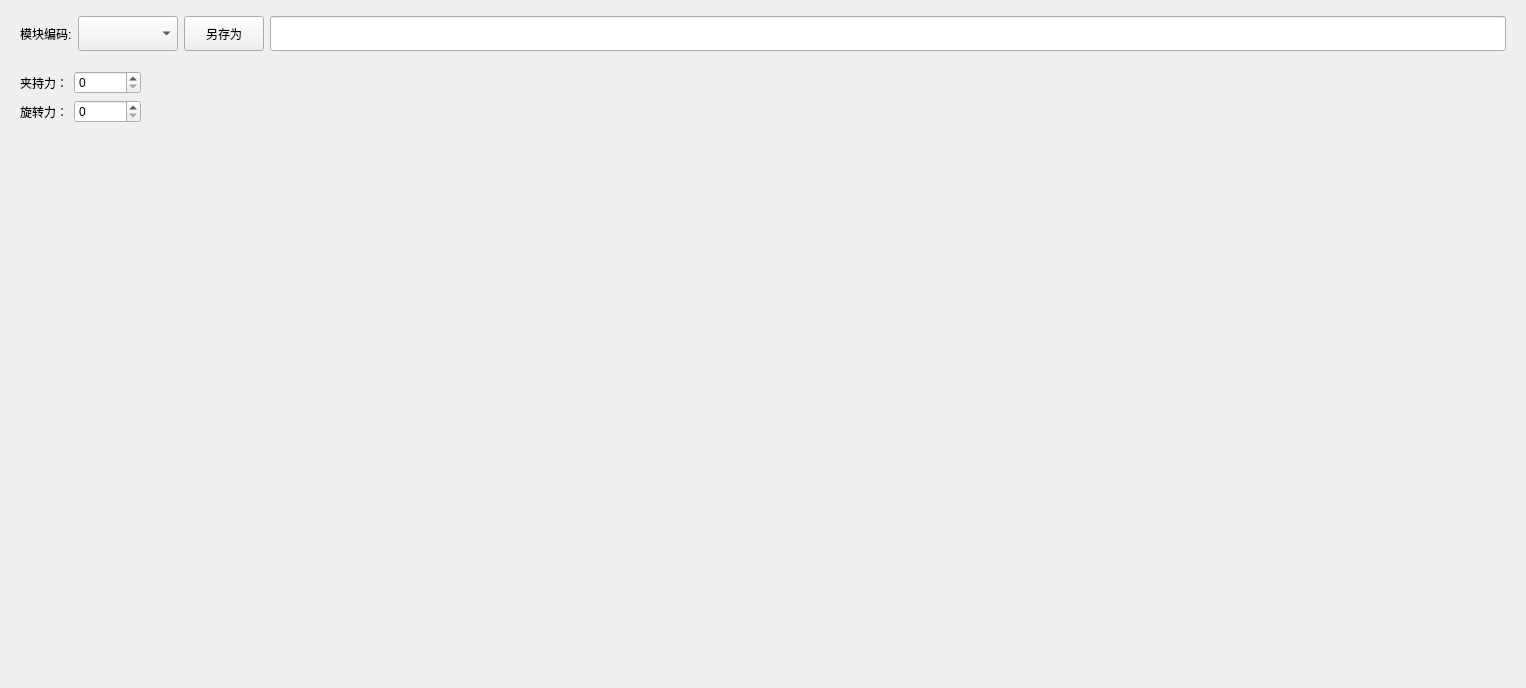
<?xml version="1.0" encoding="UTF-8"?>
<ui version="4.0">
 <class>WidgetRecipeGrip</class>
 <widget class="QWidget" name="WidgetRecipeGrip">
  <property name="geometry">
   <rect>
    <x>0</x>
    <y>0</y>
    <width>1525</width>
    <height>688</height>
   </rect>
  </property>
  <property name="windowTitle">
   <string>电动夹爪配方</string>
  </property>
  <layout class="QGridLayout" name="gridLayout">
   <item row="0" column="0">
    <widget class="QWidget" name="widget_recipe" native="true">
     <property name="sizePolicy">
      <sizepolicy hsizetype="Preferred" vsizetype="Fixed">
       <horstretch>0</horstretch>
       <verstretch>0</verstretch>
      </sizepolicy>
     </property>
     <property name="minimumSize">
      <size>
       <width>0</width>
       <height>45</height>
      </size>
     </property>
     <property name="maximumSize">
      <size>
       <width>16777215</width>
       <height>45</height>
      </size>
     </property>
     <layout class="QHBoxLayout" name="horizontalLayout_3">
      <property name="topMargin">
       <number>3</number>
      </property>
      <property name="bottomMargin">
       <number>3</number>
      </property>
      <item>
       <widget class="QLabel" name="label_3">
        <property name="minimumSize">
         <size>
          <width>0</width>
          <height>35</height>
         </size>
        </property>
        <property name="text">
         <string>模块编码:</string>
        </property>
       </widget>
      </item>
      <item>
       <widget class="QComboBox" name="comboBox_sRecipeName">
        <property name="minimumSize">
         <size>
          <width>0</width>
          <height>35</height>
         </size>
        </property>
        <property name="maximumSize">
         <size>
          <width>100</width>
          <height>35</height>
         </size>
        </property>
        <property name="styleSheet">
         <string notr="true">QComboBox{font:20px;height: 50px;}</string>
        </property>
       </widget>
      </item>
      <item>
       <widget class="QPushButton" name="btnSave">
        <property name="minimumSize">
         <size>
          <width>0</width>
          <height>35</height>
         </size>
        </property>
        <property name="maximumSize">
         <size>
          <width>16777215</width>
          <height>35</height>
         </size>
        </property>
        <property name="text">
         <string>另存为</string>
        </property>
       </widget>
      </item>
      <item>
       <widget class="QLineEdit" name="lineEdit">
        <property name="minimumSize">
         <size>
          <width>0</width>
          <height>35</height>
         </size>
        </property>
       </widget>
      </item>
     </layout>
    </widget>
   </item>
   <item row="1" column="0">
    <widget class="QWidget" name="widget" native="true">
     <layout class="QGridLayout" name="gridLayout_2">
      <item row="0" column="0">
       <layout class="QHBoxLayout" name="horizontalLayout">
        <item>
         <widget class="QLabel" name="label">
          <property name="text">
           <string>夹持力：</string>
          </property>
         </widget>
        </item>
        <item>
         <widget class="QSpinBox" name="spinBox_nGripperClampingForce">
          <property name="maximum">
           <number>1000000</number>
          </property>
         </widget>
        </item>
       </layout>
      </item>
      <item row="0" column="1" rowspan="2">
       <spacer name="horizontalSpacer">
        <property name="orientation">
         <enum>Qt::Horizontal</enum>
        </property>
        <property name="sizeHint" stdset="0">
         <size>
          <width>1178</width>
          <height>20</height>
         </size>
        </property>
       </spacer>
      </item>
      <item row="1" column="0">
       <layout class="QHBoxLayout" name="horizontalLayout_2">
        <item>
         <widget class="QLabel" name="label_4">
          <property name="text">
           <string>旋转力：</string>
          </property>
         </widget>
        </item>
        <item>
         <widget class="QSpinBox" name="spinBox_nRotateForce">
          <property name="maximum">
           <number>1000000</number>
          </property>
         </widget>
        </item>
       </layout>
      </item>
      <item row="2" column="0" colspan="2">
       <spacer name="verticalSpacer">
        <property name="orientation">
         <enum>Qt::Vertical</enum>
        </property>
        <property name="sizeHint" stdset="0">
         <size>
          <width>1486</width>
          <height>542</height>
         </size>
        </property>
       </spacer>
      </item>
     </layout>
    </widget>
   </item>
  </layout>
 </widget>
 <resources/>
 <connections/>
</ui>
